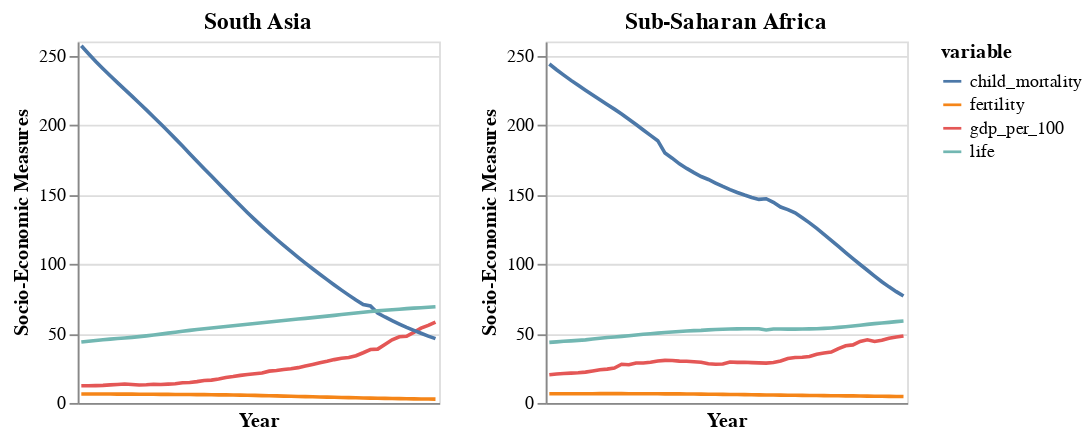

Notebook source saved alongside this figure:
### Code cell
from altair.expr import datum

print('\033[1m' + 'LOW GDP COUNTRIES' + '\033[0m')

#'Sub-Saharan Africa',
chart = alt.hconcat()
for region in low_region:
    base = alt.Chart(region_df,title=region).mark_line().encode(
    alt.X('Year:O',title='Year',axis=alt.Axis(values=list(range(1,50,10)))),
    alt.Y('value:Q',title='Socio-Economic Measures'),
    alt.Color('variable:N')
).interactive().properties(
    width=200,
    height=200
)
    chart |= base.transform_filter(datum.region == region)
chart

### Figure 1 — Vega-Lite specification as saved in the notebook (floating-point values rounded to 4 significant figures; data arrays with more than 128 entries replaced by an {"elided": "..."} marker saying what was removed)
{"config": {"view": {"continuousWidth": 400, "continuousHeight": 300}}, "hconcat": [{"mark": "line", "encoding": {"color": {"field": "variable", "type": "nominal"}, "x": {"axis": {"values": [1, 11, 21, 31, 41]}, "field": "Year", "title": "Year", "type": "ordinal"}, "y": {"field": "value", "title": "Socio-Economic Measures", "type": "quantitative"}}, "height": 200, "selection": {"selector239": {"type": "interval", "bind": "scales", "encodings": ["x", "y"]}}, "title": "South Asia", "transform": [{"filter": "(datum.region === 'South Asia')"}], "width": 200}, {"mark": "line", "encoding": {"color": {"field": "variable", "type": "nominal"}, "x": {"axis": {"values": [1, 11, 21, 31, 41]}, "field": "Year", "title": "Year", "type": "ordinal"}, "y": {"field": "value", "title": "Socio-Economic Measures", "type": "quantitative"}}, "height": 200, "selection": {"selector240": {"type": "interval", "bind": "scales", "encodings": ["x", "y"]}}, "title": "Sub-Saharan Africa", "transform": [{"filter": "(datum.region === 'Sub-Saharan Africa')"}], "width": 200}], "data": {"name": "data-297797fc2a6a4a639255b5bd4fa45d24"}, "$schema": "https://vega.github.io/schema/vega-lite/v4.17.0.json", "datasets": {"data-297797fc2a6a4a639255b5bd4fa45d24": {"elided": "1200 records"}}}
